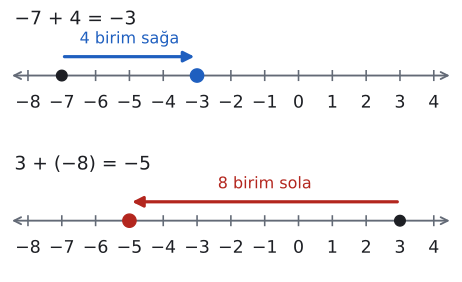

Recreate this plot in Python.
import sys; sys.path.insert(0, "tools")
from cizim import *

# İşaretleri farklı iki sayının toplamı sayı doğrusunda: pozitif sağa, negatif sola gider.
SATIRLAR = [
    ("−7 + 4 = −3", -7, 4, MAVI),
    ("3 + (−8) = −5", 3, -8, KIRMIZI),
]
fig, eks = plt.subplots(len(SATIRLAR), 1, figsize=(6, 3.6))
for ax, (yazi, bas, adim, renk) in zip(eks, SATIRLAR):
    sayi_dogrusu(ax, -8, 4)
    son = bas + adim
    ax.annotate("", xy=(son, 0.32), xytext=(bas, 0.32),
                arrowprops=dict(arrowstyle="-|>", color=renk, lw=2.4, mutation_scale=16))
    ax.plot(bas, 0, "o", color=YAZI, markersize=8, zorder=5)
    ax.plot(son, 0, "o", color=renk, markersize=10, zorder=5)
    ax.text((bas + son) / 2, 0.62, f"{abs(adim)} birim {'sağa' if adim > 0 else 'sola'}",
            ha="center", va="center", fontsize=12, color=renk)
    ax.text(-8.4, 0.95, yazi, ha="left", va="center", fontsize=14, color=YAZI)
    ax.set_ylim(-0.9, 1.15)
kaydet(fig, __file__)
